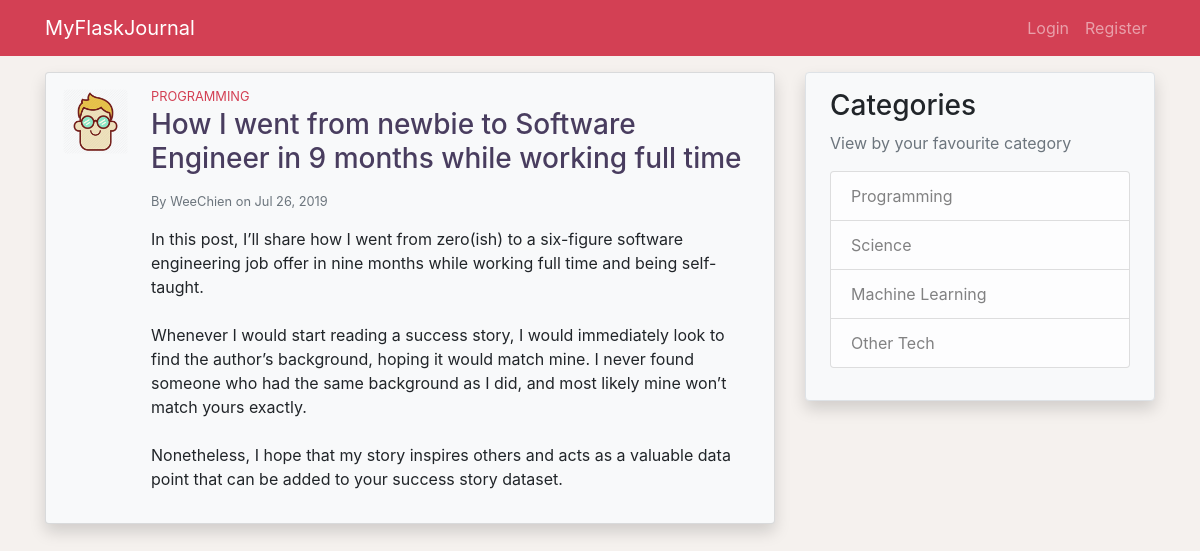
/post/10, run on the app's committed database.
### application/models.py (models this page shows, shortened)
class User(db.Model, UserMixin):
    id = db.Column(db.Integer, primary_key=True)
    username = db.Column(db.String(20), unique=True, nullable=False)
    email = db.Column(db.String(120), unique=True, nullable=False)
    image_file = db.Column(db.String(20), nullable=False,
                           default='default.jpg')
    password = db.Column(db.String(60), nullable=False)
    posts = db.relationship('Post', backref='author', lazy=True)

class Post(db.Model):
    id = db.Column(db.Integer, primary_key=True)
    title = db.Column(db.String(100), nullable=False)
    date_posted = db.Column(db.DateTime, nullable=False,
                            default=datetime.utcnow)
    content = db.Column(db.Text, nullable=False)
    category = db.Column(db.String(100), nullable=False)
    user_id = db.Column(db.Integer, db.ForeignKey('user.id'), nullable=False)

### application/posts/routes.py (the view)
@posts.route('/post/<int:post_id>')
def post(post_id):
    post = Post.query.get_or_404(post_id)
    return render_template('posts/post.html', title=post.title, post=post)

### application/templates/posts/post.html (shortened to what this page needs)
{% extends 'layout.html' %}
{% block content %}
        <div class="card mb-3 p-3 shadow bg-light">
            <div class="row">
                <div class="ml-3 mb-3 pr-2">
                    <img src="{{ url_for('static', filename='profile_pics/' + post.author.image_file) }}" class="post-img rounded mx-md-auto d-block">
                </div>
                <div class="col">
                    <h6 class="post-category mb-1 small">
                    </h6>
                    <h3 class="post-title mb-3">
                        <a class="clean-a" href="{{ url_for('posts.post', post_id=post.id) }}">{{ post.title }}</a>
                    </h3>
                    <div class="text-muted small mb-3">
                        By <a class="clean-a" href="{{ url_for('users.user_posts', username=post.author.username) }}">{{ post.author.username }}</a>
                        on {{ post.date_posted.strftime('%b %d, %Y')}}
                    </div>
                    <p class="post-content">{{ post.content }}</p>
                </div>
            </div>
        </div>
{% endblock %}

### application/static/style.css (style rules this page uses)
body { background-color: #F5F1EE; }
.post-img { height: 65px; width: 65px; }
.post-title { color: #493D5F; }
.post-category { color: #D34054; }
.post-content { white-space: pre-line; }
.clean-a { color: inherit; }

### data on the page
User: image_file (picture), author.username "WeeChien"
Post: category "PROGRAMMING", title "How I went from newbie to Software Engineer in 9 months while working full time", date_posted "Jul 26, 2019", content "In this post, I’ll share how I went from zero(ish) to a six-figure software engineering job offer in nine months while working full time and being self-taught. Whenever I would start reading a success story, I would immediately look to find the author’s background, hoping it would match mine. I never found someone who had the same background as I did, and most likely mine won’t match yours exactly. Nonetheless, I hope that my story inspires others and acts as a valuable data point that can be added to your success story dataset."
